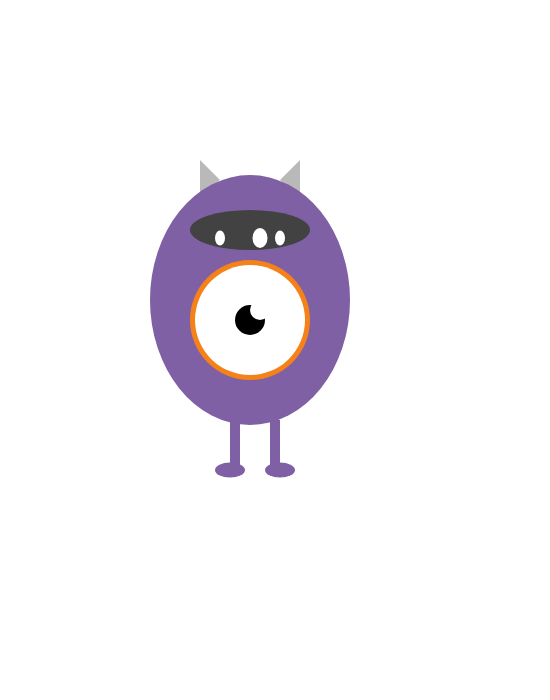
Frame 1 (no input)
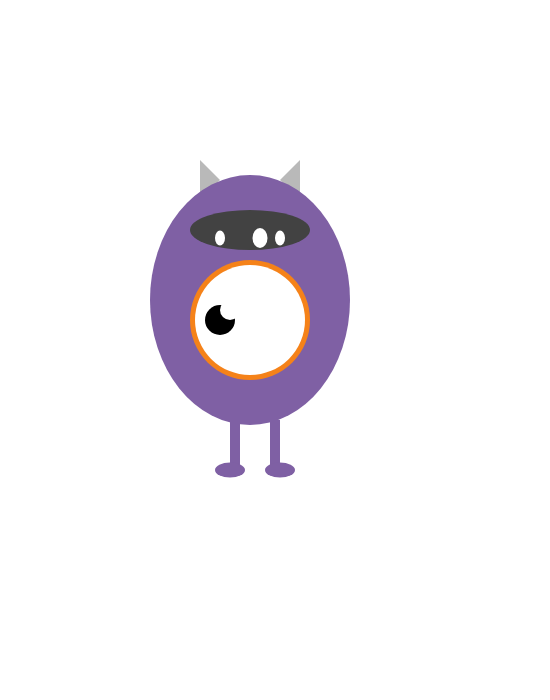
Frame 60 (no input)
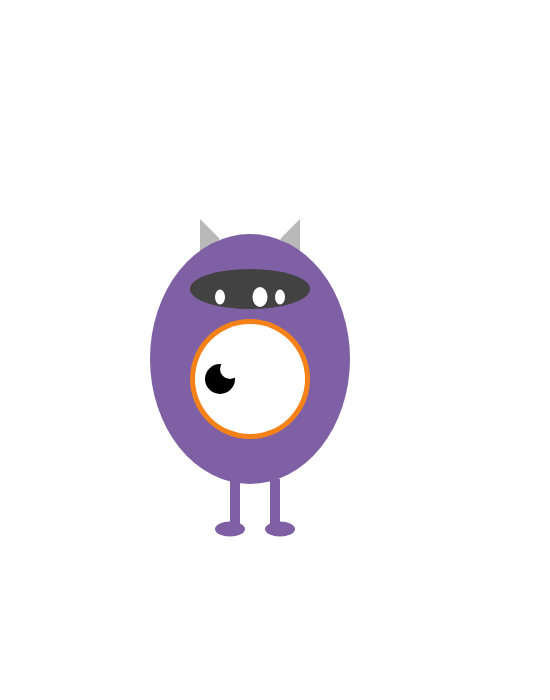
Frame 120 (the mouse pressed at the canvas centre since frame 60)

The p5.js sketch that drew these frames (run headless with seeded random() and noise() and a simulated clock; from frame 60 on, the mouse is pressed at the canvas centre):

// p5.js sketch
// ── sketch.js
/*  Created by Jessica Bao
    Last edited 02/04/2017
    Program that draws a cute monster
    Uses functions and parameters
*/

var page = 0;
var eyeDirection = 0;
var jumpValue = 0;
var jumpDir = 1;

function setup() {
  createCanvas(550, 700); // creates a vertical rectangle canvas 
  background(255); // sets the background color to white
  noStroke();// disables the edge of all the shapes
}

// draws the monster with moving eyes and jumping interaction
function draw() {
  background(255);// sets the background color to white
  monster(250, 300 + jumpValue);// draws the monster at 250, 300 originally, and then adding jumping value
  if (page == 0) {// on the page of moving eyes
    if (mouseX > 250) {// moves the mouse towards the right of the screen
      eyeDirection = min(eyeDirection + 1, 30);// eyeball moves slowly towards the right but within the face
    } else {// moves the mouse towards the left of the screen
      eyeDirection = max(eyeDirection - 1, -30);// eyeball moves slowly towards the left but within the face
    }
  } else {// on the page of jumping interaction
    jumpValue = jumpValue + jumpDir;// updates the jumping value based on the jumping direction
    if (jumpValue > 230 || jumpValue < -160) {// when the monster reaches the top or the bottom of the canvas
      jumpDir = jumpDir * -1;// changes the direction of the jumping interaction
    }
  }
}

// switches pages between moving eyes and jumping interaction
function mousePressed() {
  page = 1 - page;
}

// draws a monster at the x,y location passed
// this monster includes a horn, body, and legs
function monster(x, y) {
  horn(x, y);
  body(x, y);
  legs(x, y);
}

// draws the horn of the monster at the x, y location
function horn(x, y) {
  fill(185);
  triangle(x - 50, y - 100, x - 50, y - 140, x - 30, y - 120);
  triangle(x + 30, y - 120, x + 50, y - 140, x + 50, y - 100);
}

// draws the body of the monster at the x, y location
function body(x, y) {
  fill(127, 96, 164);
  ellipse(x, y, 200, 250);
  mouth(x, y);
  eye(x, y);
}
  
// draws the mouth of the monster at the x, y location
function mouth(x, y) {
  fill(66);
  ellipse(x, y - 70, 120, 40);
  teeth(x, y);
}
  
// draws the teeth of the monster at the x, y location
function teeth(x, y) {
  fill(255);
  ellipse(x - 30, y - 62, 10, 15);
  ellipse(x + 10, y - 62, 15, 20);
  ellipse(x + 30, y - 62, 10, 15);
}

// draws the eye of the monster at the x, y location
function eye(x, y) {
  fill(245, 130, 25);
  ellipse(x, y + 20, 120, 120);
  fill(255);
  ellipse(x, y + 20, 110, 110);
  fill(0);
  ellipse(x + eyeDirection, y + 20, 30, 30);
  fill(255);
  ellipse(x + 10 + eyeDirection, y + 10, 20, 20);
}
  
// draws the legs of the monster at the x, y location
function legs(x, y) {
  fill(127, 96, 164);
  rect(x - 20, y + 120, 10, 50);
  rect(x + 20, y + 120, 10, 50);
  ellipse(x - 20, y + 170, 30, 15);
  ellipse(x + 30, y + 170, 30, 15);
}
